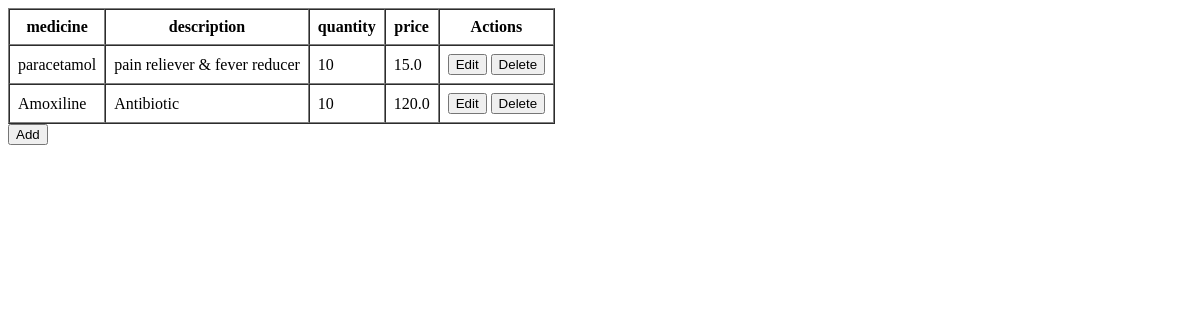
/medicine, run on an earlier commit of the app's database.
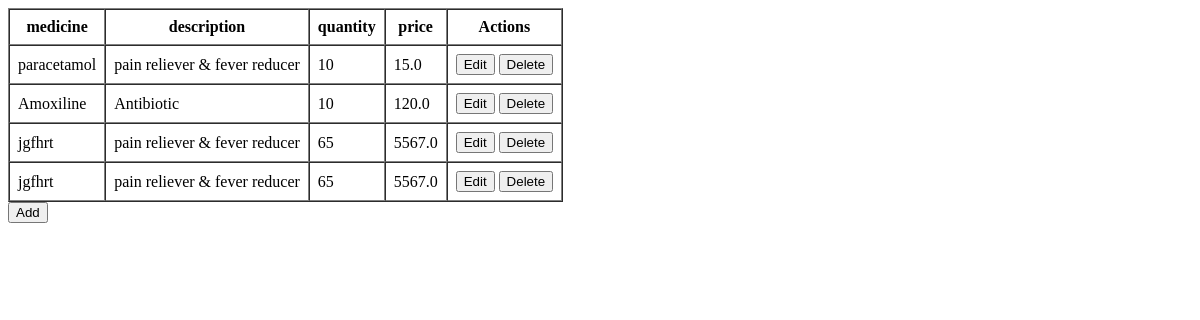
And on a later commit of the database.
### BrainTumorDetectionApp/models.py (models this page shows)
class MedicineTable(models.Model):
    Medicine=models.CharField(max_length=30, null=True, blank=True)
    Description=models.CharField(max_length=30, null=True, blank=True)
    Quantity=models.IntegerField(null=True, blank=True)
    Price=models.FloatField( null=True, blank=True)

### BrainTumorDetectionApp/views.py (the view)
# urls.py: path('medicine', medicinePage.as_view(), name="medicine"),
class medicinePage(View):
    def get(self, request):
        obj = MedicineTable.objects.all()
        return render(request, "administration/view_medi.html", {'val': obj})

### templates/administration/view_medi.html (shortened to what this page needs)
<!DOCTYPE html>
<html lang="en">
<head>
</head>
<body>
    <table border="1" cellpadding="8" cellspacing="0">
        <tr>
            <th>medicine</th>
            <th>description</th>
            <th>quantity</th>
            <th>price</th>
            <th>Actions</th>
        </tr>
        {% for i in val %}
        <tr>
            <td>{{ i.Medicine }}</td>
            <td>{{ i.Description }}</td>
            <td>{{ i.Quantity }}</td>
            <td>{{ i.Price }}</td>
            <td>
                <a href="edit_medi/{{i.id}}"><button>Edit</button></a>
                <a href="delete_medi/{{i.id}}"><button>Delete</button></a>
            </td>
        </tr>
        {% endfor %}
    </table>
    <a href="manage_medi"><input type="submit" value="Add"></a>
</body>
</html>

What changed in the data, as far as the page shows it:
added MedicineTable: Medicine "jgfhrt", Description "pain reliever & fever reducer", Quantity "65", Price "5567.0"
added MedicineTable: Medicine "jgfhrt", Description "pain reliever & fever reducer", Quantity "65", Price "5567.0"
